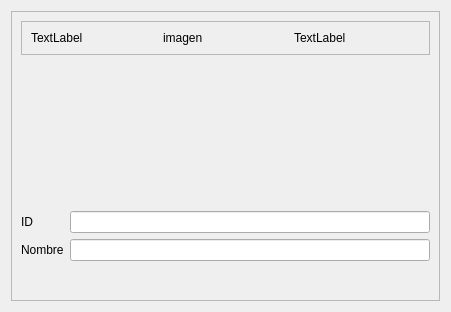
<?xml version="1.0" encoding="UTF-8"?>
<ui version="4.0">
 <class>Form</class>
 <widget class="QWidget" name="Form">
  <property name="geometry">
   <rect>
    <x>0</x>
    <y>0</y>
    <width>451</width>
    <height>312</height>
   </rect>
  </property>
  <property name="windowTitle">
   <string>Form</string>
  </property>
  <property name="autoFillBackground">
   <bool>true</bool>
  </property>
  <layout class="QVBoxLayout" name="verticalLayout">
   <item>
    <widget class="QFrame" name="frame_2">
     <property name="frameShape">
      <enum>QFrame::StyledPanel</enum>
     </property>
     <property name="frameShadow">
      <enum>QFrame::Raised</enum>
     </property>
     <layout class="QVBoxLayout" name="verticalLayout_2" stretch="0,0,3">
      <item>
       <widget class="QFrame" name="frame">
        <property name="frameShape">
         <enum>QFrame::StyledPanel</enum>
        </property>
        <property name="frameShadow">
         <enum>QFrame::Raised</enum>
        </property>
        <layout class="QHBoxLayout" name="horizontalLayout">
         <item>
          <widget class="QLabel" name="label_6">
           <property name="text">
            <string>TextLabel</string>
           </property>
          </widget>
         </item>
         <item>
          <widget class="QLabel" name="Imagen">
           <property name="text">
            <string>imagen</string>
           </property>
          </widget>
         </item>
         <item>
          <widget class="QLabel" name="label_4">
           <property name="text">
            <string>TextLabel</string>
           </property>
          </widget>
         </item>
        </layout>
       </widget>
      </item>
      <item>
       <spacer name="verticalSpacer">
        <property name="orientation">
         <enum>Qt::Vertical</enum>
        </property>
        <property name="sizeHint" stdset="0">
         <size>
          <width>20</width>
          <height>150</height>
         </size>
        </property>
       </spacer>
      </item>
      <item>
       <layout class="QFormLayout" name="formLayout">
        <item row="0" column="0">
         <widget class="QLabel" name="label_2">
          <property name="text">
           <string>ID</string>
          </property>
         </widget>
        </item>
        <item row="0" column="1">
         <widget class="QLineEdit" name="idEdit"/>
        </item>
        <item row="1" column="0">
         <widget class="QLabel" name="label">
          <property name="text">
           <string>Nombre</string>
          </property>
         </widget>
        </item>
        <item row="1" column="1">
         <widget class="QLineEdit" name="nombreEdit"/>
        </item>
       </layout>
      </item>
     </layout>
    </widget>
   </item>
  </layout>
 </widget>
 <resources/>
 <connections/>
</ui>
